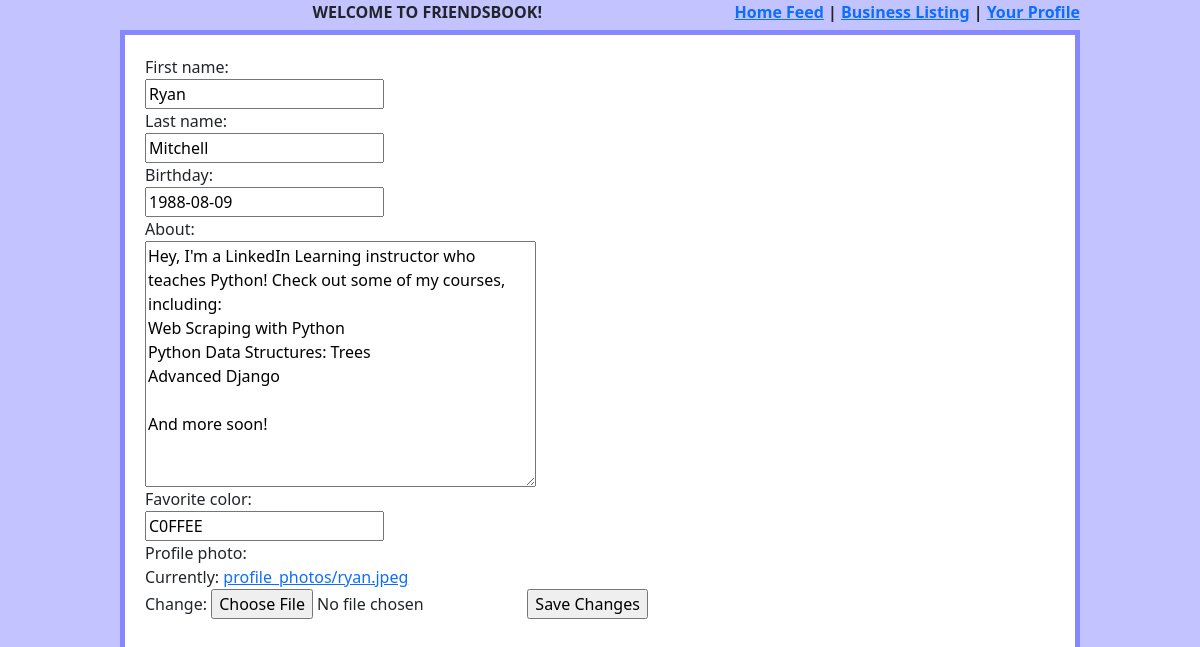
The app's page /useraccount/1/edit (signed in) with its own data.
### useraccount/models.py (models this page shows, shortened)
class UserAccount(models.Model):
    user = models.ForeignKey(User, null=False, blank=False, on_delete=CASCADE)
    first_name = models.CharField(max_length=140)
    last_name = models.CharField(max_length=140)
    created_on = models.DateTimeField('date created', auto_now_add=True)
    birthday = models.DateField()
    location = models.CharField(max_length=200)
    favorite_color = RGBcolorField(null=True)
    about = models.TextField(null=True)
    profile_photo = models.ImageField(upload_to='profile_photos', null=True)

### useraccount/views.py (the view)
# urls.py: path('useraccount/<int:useraccount_id>/edit', useraccount_edit, name='edit user profile'),
def useraccount_edit(request, useraccount_id):
    useraccount = get_object_or_404(UserAccount, id=useraccount_id)
    if not request.user or (request.user.id != useraccount.user.id):
        return HttpResponseForbidden()
    template = loader.get_template('useraccount_edit.html')
    if request.method == "POST":
        form = UserAccountForm(request.POST, request.FILES, instance=useraccount)
        if form.is_valid():
            form.save()
            return HttpResponse(template.render({'profile_edit_form': UserAccountForm(initial=model_to_dict(useraccount)), 'useraccount': useraccount}, request))
        else:
            return HttpResponse(template.render({
                'profile_edit_form': UserAccountForm(initial=model_to_dict(useraccount)),
                'useraccount': useraccount,
                'errors': form.errors
                }, request))
    else:
        return HttpResponse(template.render({'profile_edit_form': UserAccountForm(initial=model_to_dict(useraccount)), 'useraccount': useraccount}, request))

### useraccount/forms.py (shortened to what this page needs)
class UserAccountForm(forms.ModelForm):
    class Meta:
        model = UserAccount
        fields = ['first_name', 'last_name', 'birthday', 'about', 'favorite_color', 'profile_photo']

### useraccount/models.py (called while the page is built)
def int_to_hex(value):
    hex_val = format(value, 'X')
    hex_val = '0'*(6-len(hex_val)) + hex_val
    return hex_val

    def from_db_value(self, value, expression, connection):
        if value is None:
            return None
        return int_to_hex(value)

### useraccount/templates/useraccount_edit.html (shortened to what this page needs)
{% include 'header.html' %}
<div class="wrapper">
<form method="post" action="/useraccount/{{useraccount.id}}/edit" enctype="multipart/form-data">
    {{profile_edit_form}}
    <input type="submit" value="Save Changes"/>
</form>
</div>

### static/css/styles.css (style rules this page uses)
label { display: block; }
.wrapper { border: 5px solid rgb(135, 135, 255); width: 80%; margin: auto; padding: 20px; background-color: white; height: 100%; }

### records on screen
UserAccount: first_name "Ryan", last_name "Mitchell", birthday "1988-08-09", about "Hey, I'm a LinkedIn Learning instructor who teaches Python! Check out some of my courses, including: Web Scraping with Python Python Data Structures: Trees Advanced Django And more soon!", favorite_color "C0FFEE"
